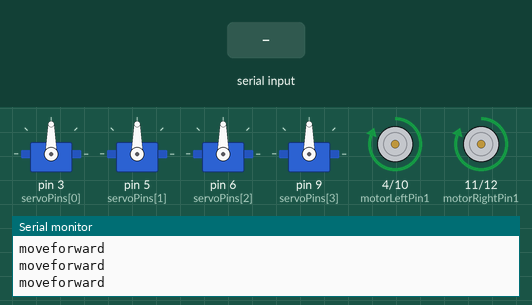
Simulated run of this sketch. Board: Arduino Mega 2560, built with avr-gcc and run on an emulated ATmega2560. Shown: 4 × servo, motor-driver pin pairs drawn as motors (green arrow = first pin HIGH = forward, orange = second pin HIGH = backward, longer = more drive), the last lines printed to the serial monitor. Inputs (shaded band) come from the test bench.

Above: at 3.7 s.
3.8 s: "LEFT\n" received over the second serial link
At 5.1 s:
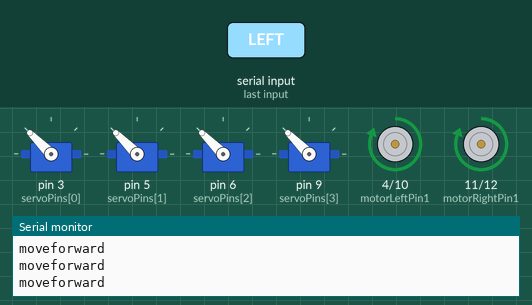
5.4 s: "RIGHT\n" received over the second serial link
At 6.4 s:
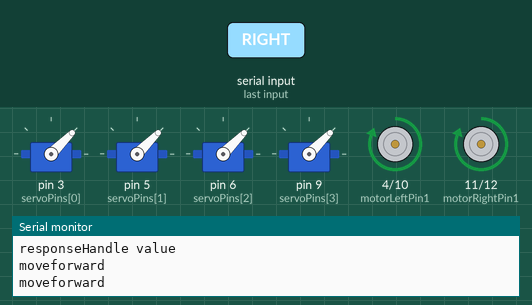
Timing chart, 0 to 8.4 s (numbered marks = the images above; inputs shaded):
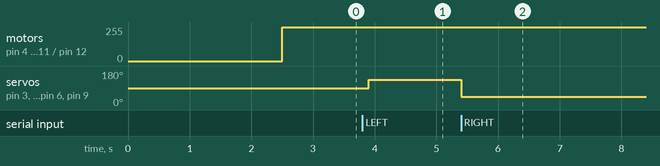

Measured:
- after the input at 3.8 s, servo on pin 3 (servoPins[0]), servo on pin 5 (servoPins[1]), servo on pin 6 (servoPins[2]), servo on pin 9 (servoPins[3]): 90° → 135° after 0.10 s
- after the input at 5.4 s, servo on pin 3 (servoPins[0]), servo on pin 5 (servoPins[1]), servo on pin 6 (servoPins[2]), servo on pin 9 (servoPins[3]): 135° → 45° at once

The sketch:

boat_project.ino
```cpp
/*
   project name: boat project
   author: team
   date: 15-8-2023
   descryption:


*/


/**************************** initialize library ************************/
#include "CommunicationParser.h"
#include "ServoControl.h"
#include "motor.h"
#include "config.h"


/*************************** object create *****************************/
CommunicationParser communicationParser;
ServoControl servoControl;
Robot robot;

void setup() {
  // put your setup code here, to run once:
  Serial.begin(9600);   //use as serial monitor
  Serial1.begin(9600);  //use for communication with esp32

  robot.robotSetup();  //motor pin mode select
  servoControl.AttachServos();  //servo pin mode selecr
  servoControl.radarIdlePosition();  //set servo to ideal position
  delay(500);


}

void loop() {
  // put your main code here, to run repeatedly:
  robot.moveForward();
  communicationParser.checkSerial();
  delay(200);
}
```

CommunicationParser.cpp
```cpp
/********************************* communicationParser.cpp *******************************/


#include "CommunicationParser.h"
#include "ServoControl.h"
#include "motor.h"
#include "pinMapping.h"

/*************************** object create *****************************/
extern CommunicationParser communicationParser;
extern ServoControl servoControl;
extern Robot robot;


void CommunicationParser :: checkSerial()
{
  if ( Serial1.available() )
  {
    String serialReceiveValue = Serial1.readStringUntil('\n');
    Serial.println( F("serialReceiveValue: ") );
    Serial.println( serialReceiveValue );
    requestHandle( serialReceiveValue ) ;
  }

}

void CommunicationParser :: requestHandle( String serialReceiveValue )
{
  if ( serialReceiveValue == "LEFT" ) //turn left
  {
    //take action based on CMD
    servoControl.turnLeft();
    responseHandle( "OK" ) ;  //for ACK to esp32
  }
  else if (serialReceiveValue == "RIGHT" ) //turn right
  {
    //take action based on CMD
    servoControl.turnRight();
    responseHandle( "OK" ) ;  //for ACK to esp32
  }
  else
  {
    Serial.println("do nothing");
  }
}


void CommunicationParser :: responseHandle( String responsePayload )   //to send data from arduino to esp32
{
  Serial.println( F("responseHandle value") );
  Serial1.println( responsePayload );
}
```

CommunicationParser.h
```cpp
/********************************* communicationParser.h **************************************/


#ifndef __COMMUNICATION_PARSER_H__
#define __COMMUNICATION_PARSER_H__

#include "Arduino.h"

class CommunicationParser
{
  public:
  void checkSerial();  //to chaeck any data from esp32 to arduino
  void requestHandle( String serialReceiveValue );
  void responseHandle( String responsePayload );  //to send data from arduino to esp32
};


#endif
```

ServoControl.cpp
```cpp
/**************************** servoControl.cpp ************************************/

#include "ServoControl.h"
#include "config.h"
#include "pinMapping.h"
/****************************************** servo position init ******************************************/
//for servo
int servoPins[] = {3, 5, 6, 9}; //pin define
Servo servos[servoCount];
int servosValue[] = {90,90, 90, 90};


void ServoControl :: AttachServos() {
  for (int i = 0; i < servoCount; i++)
  {
    servos[i].attach(servoPins[i]);
  }
}


void ServoControl :: servoRotate(int channel, int pos)
{

  while ( servosValue[channel] <= pos )
  {

    servos[channel].write( servosValue[channel] );
    servosValue[channel]++;
    delay(delayTime);
  }

  while ( servosValue[channel] > pos )
  {

    servos[channel].write( servosValue[channel] );
    servosValue[channel]--;
    delay(delayTime);
  }

  servosValue[channel] = pos;
  Serial.print("Channel: ");
  Serial.print(channel  );
  Serial.print("\tPosition: ");
  Serial.println(pos);

}

void ServoControl :: turnLeft()
{
  Serial.println("turnLeft");
  for (int i = 0; i < servoCount; i++)
  {
    servos[i].write(turnLeftAngle);
  }
  delay(500);
}


void ServoControl :: turnRight()
{
  Serial.println("turnRight");
  for (int i = 0; i < servoCount; i++)
  {
    servos[i].write(turnRightAngle);
  }
  delay(500);
}

void ServoControl :: radarIdlePosition()
{
  Serial.println("radarIdlePosition");
  for( int i = 0; i < servoCount; i++ )
  {
      servos[i].write(idealPosition);
      delay(500);
  }
}
```

ServoControl.h
```cpp
/********************************* servoControl.h ********************************************/
#ifndef __SERVO_CONTROL_H__
#define __SERVO_CONTROL_H__

#include "Arduino.h"
#include <Servo.h>    ///third party library

class ServoControl
{
  private:
    uint8_t _pin;
  public:
    void ServoControl :: servoRotate(int channel, int pos);
    void turnLeft();
    void turnRight();
    void radarIdlePosition();
    void AttachServos();
};

#endif
```

motor.cpp
```cpp
/************************************************ Robot.cpp *****************************************************/

#include "motor.h"


void Robot :: robotSetup()
{
  pinMode(motorLeftPin1, OUTPUT); //to controll motor of a robot
  pinMode(motorLeftPin2, OUTPUT);
  pinMode(motorRightPin1, OUTPUT);
  pinMode(motorRightPin2, OUTPUT);
}


void Robot :: moveStop()
{
  Serial.println("moveStop");
  digitalWrite( motorLeftPin1, LOW);  // to give output high or low of a pin
  digitalWrite( motorLeftPin2, LOW);
  digitalWrite( motorRightPin1, LOW);
  digitalWrite( motorRightPin2, LOW);
}


void Robot :: moveForward()
{
  Serial.println("moveforward");
  digitalWrite( motorLeftPin1, HIGH);
  digitalWrite( motorLeftPin2, LOW);
  digitalWrite( motorRightPin1, HIGH);
  digitalWrite( motorRightPin2, LOW);
}


void Robot :: moveBackward()
{
  digitalWrite( motorLeftPin1, LOW);
  digitalWrite( motorLeftPin2, HIGH);
  digitalWrite( motorRightPin1, LOW);
  digitalWrite( motorRightPin2, HIGH);
}

void Robot :: moveLeft()
{
  digitalWrite( motorLeftPin1, LOW);
  digitalWrite( motorLeftPin2, HIGH);
  digitalWrite( motorRightPin1, HIGH);
  digitalWrite( motorRightPin2, LOW);
}

void Robot :: moveRight()
{
  digitalWrite( motorLeftPin1, HIGH);
  digitalWrite( motorLeftPin2, LOW);
  digitalWrite( motorRightPin1, LOW);
  digitalWrite( motorRightPin2, HIGH);
}
```

motor.h
```cpp
/************************************************** Robot.h *****************************************************/
#ifndef  ROBOT_H //header guard
#define ROBOT_H

#include "pinMapping.h"
#include "Arduino.h"


class Robot
{
  private:
  public:
    void robotSetup();
    void moveForward();
    void moveBackward();
    void moveLeft();
    void moveRight();
    void moveStop();
};

#endif
```

pinMapping.h
```cpp
/************************************ pinMapping.h ****************************************/

//for motor
#define motorLeftPin1 4
#define motorLeftPin2 10
#define motorRightPin1 11
#define motorRightPin2 12
```

config.h
```cpp
/************************************** config.h **********************************************/
#define servoCount 4
#define turnLeftAngle 135
#define turnRightAngle 45
#define idealPosition 90
#define delayTime 25 //ms
```
